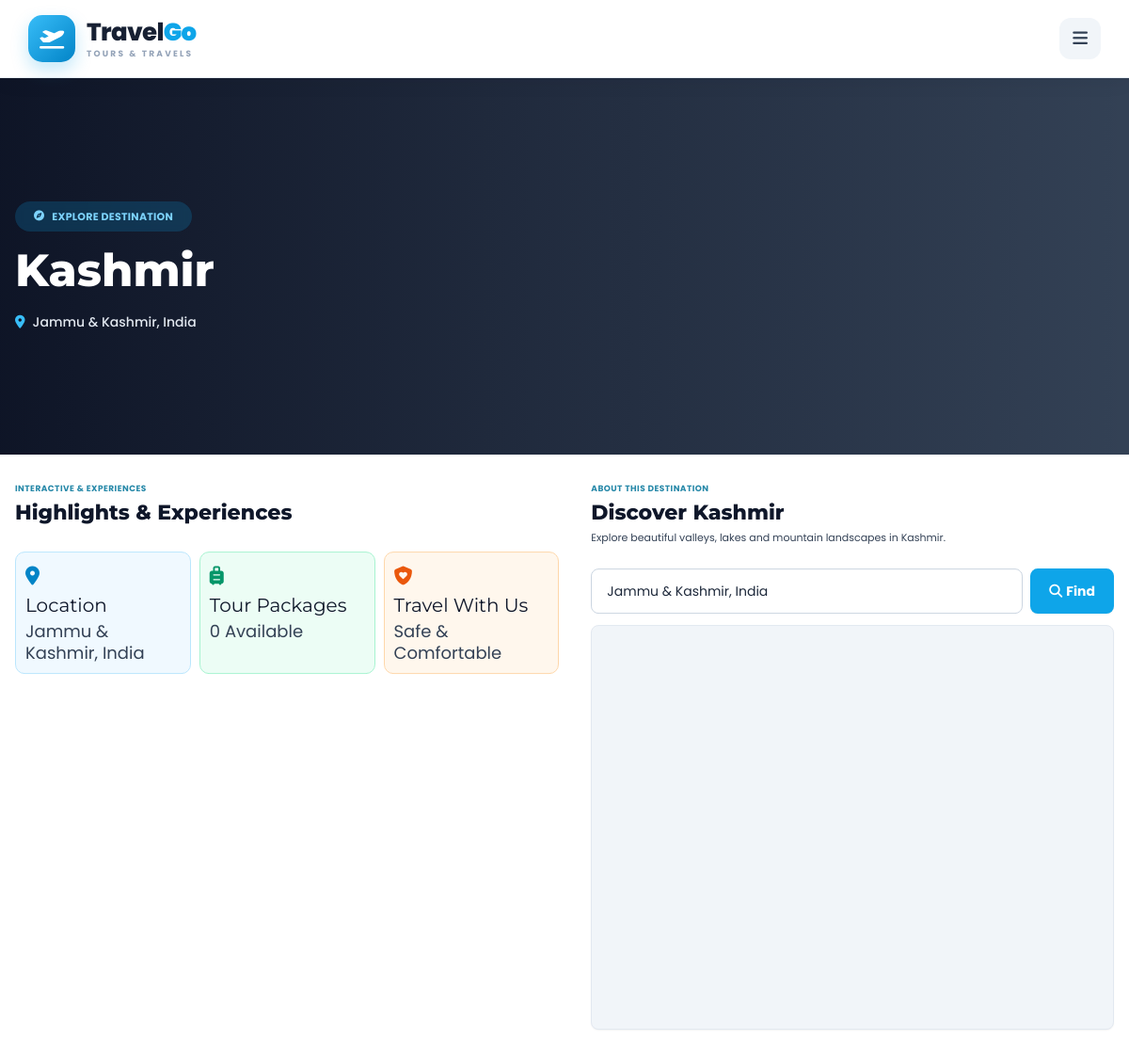
The page /destination-details.php?id=5 (signed in) on the database its author committed.
### tables this page shows
CREATE TABLE `destinations` (
  `id` INT UNSIGNED NOT NULL AUTO_INCREMENT,
  `name` VARCHAR(150) NOT NULL,
  `slug` VARCHAR(180) NOT NULL,
  `location` VARCHAR(150) DEFAULT NULL,
  `description` TEXT DEFAULT NULL,
  `image` VARCHAR(255) DEFAULT NULL,
  `gallery_images` LONGTEXT DEFAULT NULL,
  `created_at` TIMESTAMP NOT NULL DEFAULT CURRENT_TIMESTAMP,
  PRIMARY KEY (`id`),
  UNIQUE KEY `uk_destinations_slug` (`slug`),
  KEY `idx_destinations_name` (`name`)
);

### destination-details.php (the view, shortened to what this page needs)
<?php
require_once "config/database.php";
$id = isset($_GET['id']) ? (int) $_GET['id'] : 0;
$stmt = $pdo->prepare("SELECT * FROM destinations WHERE id = ? LIMIT 1");
$stmt->execute([$id]);
$destination = $stmt->fetch(PDO::FETCH_ASSOC);
$packageStmt = $pdo->prepare("SELECT * FROM packages WHERE destination_id = ? AND status = 'active' ORDER BY id DESC");
$packageStmt->execute([$id]);
$packages = $packageStmt->fetchAll(PDO::FETCH_ASSOC);
require_once "includes/header.php";
require_once "includes/navbar.php";
$name = trim($destination['name'] ?? 'Destination');
$location = trim($destination['location'] ?? 'India');
$description = trim($destination['description'] ?? '');
?>
<main class="min-h-screen bg-white text-slate-900">
<section class="relative h-[400px] overflow-hidden bg-slate-950 max-[640px]:h-[360px]">
    <?php if (!empty($destination['image'])): ?>
        <img
            src="uploads/<?php echo htmlspecialchars($destination['image']); ?>"
            alt="<?php echo htmlspecialchars($name); ?>"
            class="absolute inset-0 h-full w-full object-cover"
        >
    <?php else: ?>
        <div class="absolute inset-0 bg-slate-700"></div>
    <?php endif; ?>
    <div class="absolute inset-0 bg-gradient-to-r from-slate-950/75 via-slate-950/35 to-transparent"></div>
    <div class="relative z-10 mx-auto flex h-[400px] w-[min(1220px,calc(100%-32px))] items-center max-[640px]:h-[360px] max-[640px]:w-[calc(100%-24px)]">
        <div class="max-w-[650px]">
            <div class="mb-4 inline-flex items-center gap-2 rounded-full bg-sky-500/20 px-5 py-2 text-[11px] font-bold uppercase tracking-wide text-sky-300 backdrop-blur-sm">
                <i class="fa-solid fa-compass"></i>
                Explore Destination
            </div>
            <h1 class="m-0 text-5xl font-extrabold leading-[1.05] text-white max-[640px]:text-4xl">
                <?php echo htmlspecialchars($name); ?>
            </h1>
            <div class="mt-5 flex items-center gap-2 text-sm font-medium text-slate-200">
                <i class="fa-solid fa-location-dot text-sky-400"></i>
                <?php echo htmlspecialchars($location); ?>
            </div>
        </div>
    </div>
</section>
    <section class="py-[30px] pb-7">
        <div class="w-[min(1220px,calc(100%-32px))] mx-auto max-[640px]:w-[calc(100%-24px)] grid grid-cols-[1.02fr_.98fr] gap-[34px] items-start max-[900px]:grid-cols-1">
            <div>
                <div class="text-[#2688a8] text-[9px] font-bold uppercase tracking-wider">Interactive &amp; Experiences</div>
                <h2 class="text-[22px] leading-tight font-extrabold my-1 text-slate-900">Highlights &amp; Experiences</h2>
                <div class="grid grid-cols-3 gap-[7px] mt-[9px] max-[640px]:grid-cols-1">
                </div>
<div class="grid grid-cols-3 gap-[9px] mt-3 max-[640px]:grid-cols-1">
    <div class="border border-sky-200 rounded-[10px] p-[10px] min-h-[72px] bg-sky-50">
        <div class="text-sky-600 text-[20px] mb-1">
            <i class="fa-solid fa-location-dot"></i>
        </div>
        <h3 class="text-slate-900 text-[20px] leading-tight">Location</h3>
        <p class="text-slate-700 text-[18px] leading-tight mt-1">
            <?php echo htmlspecialchars($location); ?>
        </p>
    </div>
    <div class="border border-emerald-200 rounded-[10px] p-[10px] min-h-[72px] bg-emerald-50">
        <div class="text-emerald-600 text-[20px] mb-1">
            <i class="fa-solid fa-suitcase-rolling"></i>
        </div>
        <h3 class="text-slate-900 text-[20px] leading-tight">Tour Packages</h3>
        <p class="text-slate-700 text-[18px] leading-tight mt-1">
            <?php echo count($packages); ?> Available
        </p>
    </div>
    <div class="border border-orange-200 rounded-[10px] p-[10px] min-h-[72px] bg-orange-50">
        <div class="text-orange-600 text-[20px] mb-1">
            <i class="fa-solid fa-shield-heart"></i>
        </div>
        <h3 class="text-slate-900 text-[20px] leading-tight">Travel With Us</h3>
        <p class="text-slate-700 text-[18px] leading-tight mt-1">
            Safe &amp; Comfortable
        </p>
    </div>
</div>
            </div>
            <div>
                <div class="text-[#2688a8] text-[9px] font-bold uppercase tracking-wider">About This Destination</div>
                <h2 class="text-[22px] leading-tight font-extrabold my-1 text-slate-900">Discover <?php echo htmlspecialchars($name); ?></h2>
                <p class="text-[11px] leading-[1.65] text-slate-700 m-0">
                    <?php echo $description ? nl2br(htmlspecialchars($description)) : 'Discover the beauty, culture and unforgettable experiences of this amazing destination with TravelGo.'; ?>
                </p>
                <div class="mt-6 w-full">
                    <div class="flex w-full gap-2">
                        <input id="destinationMapSearch" type="text" value="<?php echo htmlspecialchars($location); ?>"
                               class="min-w-0 flex-1 h-12 rounded-lg border border-slate-300 bg-white px-4 text-sm text-slate-800 outline-none transition focus:border-sky-500 focus:ring-2 focus:ring-sky-100"
                               placeholder="Search any place..." aria-label="Search any place">
                        <button type="button" id="destinationMapFind"
                                class="h-12 shrink-0 rounded-lg bg-sky-500 px-5 text-sm font-bold text-white shadow-sm transition hover:bg-sky-600">
                            <i class="fa-solid fa-magnifying-glass mr-1"></i>Find
                        </button>
                    </div>
                    <div class="mt-3 h-[430px] w-full overflow-hidden rounded-lg border border-slate-200 bg-slate-100 shadow-sm max-[900px]:h-[390px] max-[640px]:h-[330px]">
                        <iframe id="destinationGoogleMap" loading="lazy" title="Interactive map of <?php echo htmlspecialchars($name); ?>"
                                class="h-full w-full border-0"
                                src="https://www.google.com/maps?q=<?php echo rawurlencode($location); ?>&output=embed"
                                allowfullscreen></iframe>
                    </div>
                </div>
            </div>
        </div>
    </section>
</main>
<?php require_once "includes/footer.php"; ?>

### assets/css/style.css (style rules this page uses)
* { box-sizing: border-box; }
html { scroll-behavior: smooth; }
body { font-family: "Poppins", sans-serif; margin: 0; overflow-x: hidden; }
h1, h2, h3, h4, h5, h6 { font-family: "Montserrat", sans-serif; }
.tg-reveal { will-change: transform, opacity; }

### includes/navbar.php (style rules this page uses)
html, body { width: 100%; max-width: 100%; overflow-x: hidden !important; }

### rows shown on the page
destinations: name "Kashmir", location "Jammu & Kashmir, India", description "Explore beautiful valleys, lakes and mountain landscapes in Kashmir."

### other values the page prints
count($packages) "0"
